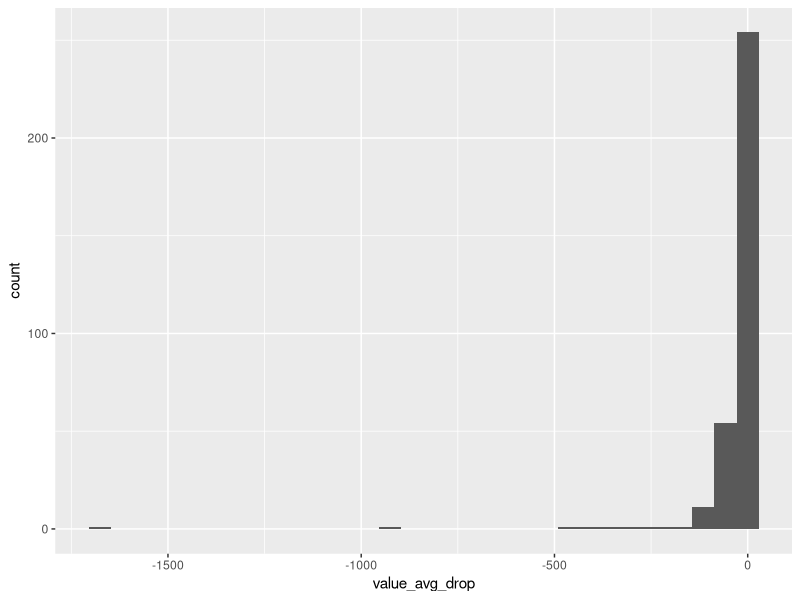
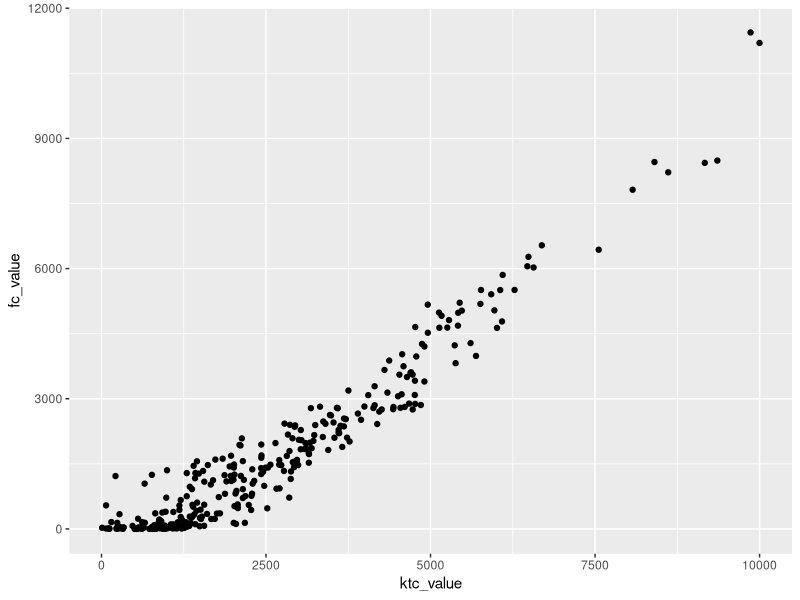
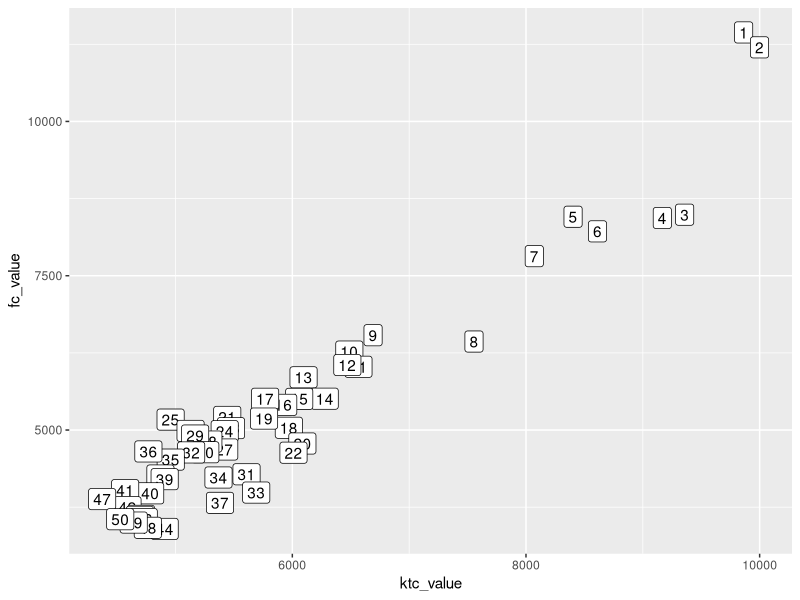
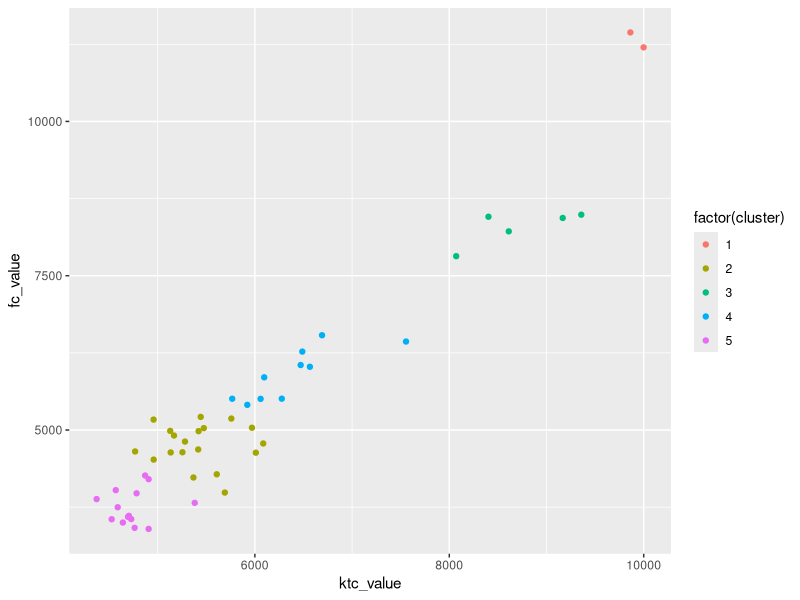

Write the R code that produced these figures, in order.
# libraries
library(tidyverse)
library(ggplot2)

# Combine the data
fantasycalc <- read_csv("final_data/fantasycalc_values.csv") %>% 
  mutate(fc_rank_overall = row_number(),
         fc_position = str_sub(posRank, end = 2))

ktc <- read_csv("final_data/ktc_values.csv") %>% 
  mutate(ktc_rank = row_number()) %>% 
  rename(ktc_value = player_values)

fc_map <- read_csv("mapping_files/fc_map.csv")

# map ktc names to fc
fc_mapped <- fantasycalc %>% 
  left_join(fc_map) %>% 
  mutate(combined_name = coalesce(ktc_name, player_name)) %>% 
  select(player_name = combined_name, age, fc_value = value, fc_rank = posRank, fc_rank_overall)

# Join together
combined <- ktc %>% 
  left_join(fc_mapped)

# Check what doesn't map (if needed) ---------
# no_join_fc <- anti_join(fantasycalc, ktc)
# no_join_ktc <- anti_join(ktc, fantasycalc)
# 
# no_join_fc_map_list <- no_join_fc %>% 
#   filter(!str_detect(player_name, "202*"))
# no_join_ktc_map_list <- no_join_ktc %>% 
#   filter(!str_detect(player_name, "202*"))

# If needed, we get this list to map against KTC
#write_csv(no_join_fc_map_list, "mapping_files/fc_map_list.csv")

# calculate difference in value and rank
combined_analysis <- combined %>% 
  mutate(rank_diff = ktc_rank - fc_rank_overall,
         value_avg = (ktc_value + fc_value) / 2) 

combined_analysis_drop_na <- combined_analysis %>% 
  drop_na(value_avg) %>% 
  arrange(desc(value_avg)) %>% 
  mutate(avg_value_rank = row_number(),
         value_avg_drop = value_avg - lag(value_avg))

write_csv(combined_analysis, "final_data/combined_analysis.csv")
write_csv(combined_analysis_drop_na, "final_data/combined_analysis_avg_value.csv")

# Make some charts!
ggplot(combined_analysis_drop_na, aes(x = value_avg_drop)) + 
  geom_histogram()

ggplot(combined_analysis_drop_na, aes(x = ktc_value, y = fc_value)) +
  geom_point()

top_50 <- combined_analysis_drop_na %>% 
  filter(avg_value_rank <= 50)

ggplot(top_50, aes(x = ktc_value, y = fc_value, label = avg_value_rank)) +
  geom_point() +
  geom_label()

# Try some k-means
cluster_df <- top_50 %>% 
  transmute(fc_value = as.numeric(fc_value), 
            ktc_value = as.numeric(ktc_value))

cluster_df <- na.omit(cluster_df)

k5 <- kmeans(cluster_df, centers = 5)

top_50 %>% 
  select(player_name, fc_value, ktc_value) %>% 
  as_tibble() %>% 
  mutate(cluster = k5$cluster) %>% 
  ggplot(aes(ktc_value, fc_value, color = factor(cluster), label = player_name)) +
  geom_point()
